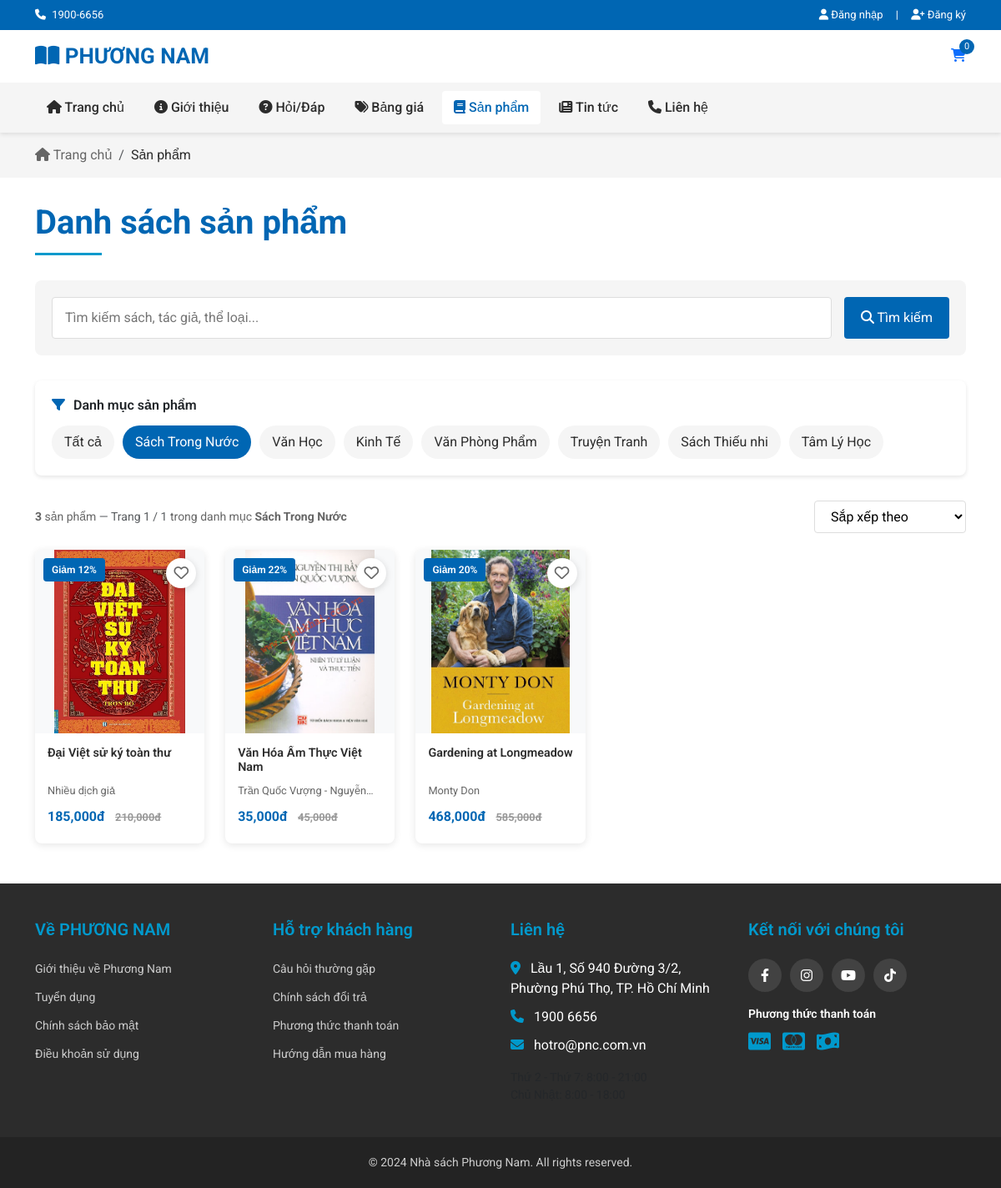
Screenshot of /product?category=1 with the database file from the repository.
### tables this page shows
CREATE TABLE `category` (
  `category_id` int(11) NOT NULL,
  `category_name` varchar(100) NOT NULL,
  `description` text DEFAULT NULL
);

CREATE TABLE `product` (
  `product_id` int(11) NOT NULL,
  `title` varchar(255) NOT NULL,
  `publisher` varchar(100) DEFAULT NULL,
  `published_date` date DEFAULT NULL,
  `supplier` varchar(100) DEFAULT NULL,
  `description` text DEFAULT NULL,
  `year` int(11) DEFAULT NULL,
  `language` varchar(50) DEFAULT NULL,
  `pages` int(11) DEFAULT NULL,
  `product_type` varchar(50) DEFAULT NULL,
  `stock_quantity` int(11) NOT NULL,
  `price` decimal(12,2) NOT NULL,
  `old_price` decimal(12,2) DEFAULT NULL,
  `weight` decimal(10,2) DEFAULT NULL,
  `dimensions` varchar(50) DEFAULT NULL,
  `size` varchar(255) DEFAULT NULL
);

CREATE TABLE `product_image` (
  `product_id` int(11) NOT NULL,
  `image_url` varchar(255) NOT NULL,
  `ordinal_number` int(11) DEFAULT NULL,
  `upload_date` datetime DEFAULT NULL
);

CREATE TABLE `author_of_product` (
  `product_id` int(11) NOT NULL,
  `author_name` varchar(50) NOT NULL
);

### app/controllers/ProductController.php (called while the page is built, shortened)
<?php
class ProductController extends Controller
{
    private $productModel;
    private $categoryModel;
    private function resolveCategoryFilter(string $raw): string
    {
        $raw = trim($raw);
        if (ctype_digit((string) $raw)) {
            return $raw;
        }
        $slugMap = [
            'tam-ly' => '7',
            'van-hoc' => '2',
            'kinh-te' => '3',
            'ky-nang' => '1',
            'thieu-nhi' => '6',
            'giao-duc' => '1',
        ];
        $key = strtolower($raw);
        return $slugMap[$key] ?? '';
    }
    public function __construct()
    {
        $this->productModel = $this->model('ProductModel');
        $this->categoryModel = $this->model('CategoryModel');
    }
    public function index()
    {
        $search = trim($_GET['search'] ?? '');
        $categoryRaw = (string) ($_GET['category'] ?? '');
        $category_id = $this->resolveCategoryFilter($categoryRaw);
        $sort = $_GET['sort'] ?? '';
        $page = isset($_GET['page']) ? (int) $_GET['page'] : 1;
        $page = max(1, $page);
        $limit = 10;
        $countOptions = [
            'search' => $search,
            'category_id' => $category_id,
            'sort' => $sort,
        ];
        $totalProducts = $this->productModel->countFilteredProducts($countOptions);
        $totalPages = $totalProducts > 0 ? (int) ceil($totalProducts / $limit) : 0;
        if ($totalPages > 0) {
            $page = min($page, $totalPages);
        } else {
            $page = 1;
        }
        $offset = ($page - 1) * $limit;
        $options = [
            'search' => $search,
            'category_id' => $category_id,
            'sort' => $sort,
            'limit' => $limit,
            'offset' => $offset
        ];
        $products = $this->productModel->getFilteredProducts($options);
        $categories = $this->categoryModel->getAllCategories();
        $wishlistIds = [];
        $data = [
            'title' => 'Danh sách sản phẩm - ' . APP_NAME,
            'description' => 'Khám phá danh mục sách đa dạng tại Nhà sách Phương Nam với giá tốt và nhiều ưu đãi.',
            'keywords' => 'sach, nha sach, mua sach online, sach hay, phuong nam',
            'ogTitle' => 'Danh sách sản phẩm sách - Nhà sách Phương Nam',
            'ogDescription' => 'Danh sách sách mới và bán chạy tại Nhà sách Phương Nam.',
            'page' => 'product',
            'product_list_page' => true,
            'products' => $products,
            'categories' => $categories,
            'search' => $search,
            'selectedCategory' => $category_id,
            'selectedSort' => $sort,
            'currentPage' => $page,
            'totalPages' => $totalPages,
            'totalProducts' => $totalProducts,
            'wishlistIds' => $wishlistIds
        ];
        $this->view('product/index', $data);
    }
}

### app/core/App.php (called while the page is built, shortened)
<?php
class App {
    protected $method = "index";
    public function __construct() {
        $url = $this->parseURL();
        if(isset($url[0]) && !empty($url[0])) {
            $controllerFile = APP_ROOT . '/controllers/' . ucfirst($url[0]) . 'Controller.php';
            if(file_exists($controllerFile)) {
                unset($url[0]);
            } else {
                $this->redirectToLanding();
                return;
            }
        }
        $this->controller = new $this->controller;
        $this->params = $url ? array_values($url) : [];
        call_user_func_array([$this->controller, $this->method], $this->params);
    }
    private function parseURL() {
        if(isset($_GET["url"])) {
            return explode('/', filter_var(rtrim($_GET['url'], '/'), FILTER_SANITIZE_URL));
        }
        return [];
    }
}

### public/index.php (called while the page is built, shortened)
<?php
$app = new App();

### app/models/ProductModel.php (called while the page is built, shortened)
<?php
class ProductModel extends DB
{
  public function getFilteredProducts($options = [])
  {
    $search = $options['search'] ?? '';
    $category_id = $options['category_id'] ?? null;
    $sort = $options['sort'] ?? '';
    $limit = $options['limit'] ?? 10;
    $offset = $options['offset'] ?? 0;
    $sql = "SELECT
                p.*,
                pi.image_url,
                aop.author_name as author
            FROM product p
            LEFT JOIN (
                SELECT product_id, image_url
                FROM product_image
                GROUP BY product_id
            ) AS pi ON p.product_id = pi.product_id
            LEFT JOIN author_of_product aop ON p.product_id = aop.product_id
            LEFT JOIN category_product cp ON p.product_id = cp.product_id";
    $params = [];
    $whereClauses = [];
    if (!empty($category_id) && is_numeric($category_id)) {
      $whereClauses[] = "cp.category_id = :category_id";
      $params[':category_id'] = $category_id;
    }
    if (count($whereClauses) > 0) {
      $sql .= " WHERE " . implode(' AND ', $whereClauses);
    }
    $sql .= " GROUP BY p.product_id";
    $orderClause = " ORDER BY p.product_id DESC";
    $sql .= $orderClause;
    $sql .= " LIMIT " . (int)$limit . " OFFSET " . (int)$offset;
    $result = $this->query($sql, $params);
    return $result->fetchAll(PDO::FETCH_ASSOC);
  }
  public function countFilteredProducts($options = [])
  {
    $search = $options['search'] ?? '';
    $category_id = $options['category_id'] ?? null;
    $sql = "SELECT COUNT(DISTINCT p.product_id) as total
            FROM product p
            LEFT JOIN author_of_product aop ON p.product_id = aop.product_id
            LEFT JOIN category_product cp ON p.product_id = cp.product_id";
    $params = [];
    $whereClauses = [];
    if (!empty($category_id) && is_numeric($category_id)) {
      $whereClauses[] = "cp.category_id = :category_id";
      $params[':category_id'] = $category_id;
    }
    if (count($whereClauses) > 0) {
      $sql .= " WHERE " . implode(' AND ', $whereClauses);
    }
    $result = $this->query($sql, $params);
    return $result->fetch(PDO::FETCH_ASSOC)['total'] ?? 0;
  }
}

### app/config/config.php (called while the page is built, shortened)
<?php
if (!function_exists('asset_url')) {
    function asset_url(string $path = ''): string {
        $base = rtrim(BASE_URL, '/') . '/';
        return $base . ltrim(str_replace('\\', '/', $path), '/');
    }
}
if (!function_exists('normalize_media_relative_path')) {
    function normalize_media_relative_path(string $path): string {
        $path = ltrim(str_replace('\\', '/', trim($path)), '/');
        $map = [
            'images/news-page/' => 'media/news/',
            'images/product-page/' => 'media/products/',
            'images/home-page/' => 'media/home/',
            'images/uploads/' => 'media/uploads/',
            'images/reviews/' => 'media/reviews/',
        ];
        if (strpos($path, 'media/') === 0) {
            return $path;
        }
        return 'media/uploads/' . $path;
    }
}
if (!function_exists('media_url')) {
    function media_url(string $path): string {
        $path = trim($path);
        return asset_url(normalize_media_relative_path($path));
    }
}
if (!function_exists('e')) {
    function e($v): string {
        return htmlspecialchars((string) $v, ENT_QUOTES, 'UTF-8');
    }
}
if (!function_exists('listing_http_build_query')) {
    function listing_http_build_query(array $params): string {
        $filtered = [];
        foreach ($params as $key => $value) {
            $filtered[$key] = $value;
        }
        return http_build_query($filtered, '', '&', PHP_QUERY_RFC3986);
    }
}

### app/models/CategoryModel.php (called while the page is built, shortened)
<?php
class CategoryModel extends DB
{
  public function getAllCategories()
  {
    $sql = "SELECT * FROM category";
    $result = $this->query($sql);
    return $result->fetchAll(PDO::FETCH_ASSOC);
  }
}

### app/core/DB.php (called while the page is built, shortened)
<?php
class DB {
    private $host = "localhost";
    private $username = "root";
    private $password = "";
    private $dbname = "phuongnam_db";
    private $port = 3306;
    public $con;
    public function __construct() {
        try {
            $this->con = new PDO(
                "mysql:host={$this->host};port={$this->port};dbname={$this->dbname};charset=utf8mb4",
                $this->username,
                $this->password,
                [
                    PDO::ATTR_ERRMODE => PDO::ERRMODE_EXCEPTION,
                    PDO::ATTR_DEFAULT_FETCH_MODE => PDO::FETCH_ASSOC,
                    PDO::ATTR_EMULATE_PREPARES => false,
                ]
            );
        } catch (PDOException $e) {
            die("Connection failed: " . $e->getMessage());
        }
    }
    public function query($sql, $params = []) {
        $stmt = $this->con->prepare($sql);
        $stmt->execute($params);
        return $stmt;
    }
}

### app/views/product/index.php (the view, shortened to what this page needs)
<?php require_once APP_ROOT . '/views/components/header.php'; ?>
<div class="breadcrumb-section">
    <div class="container">
        <nav aria-label="breadcrumb">
            <ol class="breadcrumb">
                <li class="breadcrumb-item"><a href="<?= BASE_URL ?>"><i class="fas fa-home"></i> Trang chủ</a></li>
                <li class="breadcrumb-item active" aria-current="page">Sản phẩm</li>
            </ol>
        </nav>
    </div>
</div>
<div class="container">
    <h1 class="page-title">Danh sách sản phẩm</h1>
    <div class="search-section">
        <form method="GET" action="<?= BASE_URL ?>product" class="search-form">
            <div class="search-input">
                <input type="text"
                       name="search"
                       placeholder="Tìm kiếm sách, tác giả, thể loại..."
                       value="<?= htmlspecialchars($search ?? '') ?>">
            </div>
            <button type="submit" class="btn" style="background-color: var(--phuongnam-red); color: white; border: none; padding: 8px 20px; border-radius: 4px;">
                <i class="fas fa-search"></i> Tìm kiếm
            </button>
        </form>
    </div>
    <div class="filter-section">
        <div class="filter-title">
            <i class="fas fa-filter"></i>
            <h2 class="h6 mb-0 fw-semibold text-body">Danh mục sản phẩm</h2>
        </div>
        <div class="category-filter">
            <?php
            $prodFilterBase = [
                'search' => $search ?? '',
                'sort' => $selectedSort ?? '',
            ];
            $prodFilterBase = array_filter($prodFilterBase, static fn($v) => $v !== '' && $v !== null);
            $allProdQs = listing_http_build_query($prodFilterBase);
            ?>
            <a href="<?= $allProdQs !== '' ? '?' . e($allProdQs) : '?' ?>" class="category-btn <?= ($selectedCategory == 'all' || $selectedCategory == '') ? 'active' : '' ?>">Tất cả</a>
            <?php foreach ($categories as $cat): ?>
                <?php
                $qs = listing_http_build_query(array_merge($prodFilterBase, ['category' => $cat['category_id']]));
                ?>
                <a href="?<?= e($qs) ?>" class="category-btn <?= (string) $selectedCategory === (string) $cat['category_id'] ? 'active' : '' ?>">
                    <?= htmlspecialchars($cat['category_name']) ?>
                </a>
            <?php endforeach; ?>
        </div>
    </div>
    <div class="sort-section">
        <div class="results-info">
            <strong><?= (int) $totalProducts ?></strong> sản phẩm
            <?php if (!empty($products) && ($totalPages ?? 0) > 0): ?>
                <span class="text-muted"> — Trang <?= (int) ($currentPage ?? 1) ?> / <?= (int) ($totalPages ?? 1) ?></span>
            <?php endif; ?>
            <?php if (!empty($selectedCategory) && $selectedCategory != 'all'):
            ?>
                <?php
                    $categoryName = '';
                    foreach ($categories as $cat) {
                        if ($cat['category_id'] == $selectedCategory) {
                            $categoryName = $cat['category_name'];
                            break;
                        }
                    }
                ?>
                trong danh mục <strong><?= htmlspecialchars($categoryName) ?></strong>
            <?php endif;
            ?>
        </div>
        <div class="sort-options">
            <select name="sort" id="sortSelect" onchange="handleSortChange(this.value)">
                <option value="">Sắp xếp theo</option>
            </select>
        </div>
    </div>
    <?php if (!empty($products)):
    ?>
        <div class="product-grid">
            <?php foreach ($products as $product):
                $isDiscounted = isset($product['old_price']) && $product['old_price'] > $product['price'];
                $discountPercentage = $isDiscounted ? round(100 - ($product['price'] / $product['old_price']) * 100) : 0;
                $isInWishlist = in_array($product['product_id'], $wishlistIds);
            ?>
                <div class="product-card">
                    <?php if ($isDiscounted):
                    ?>
                        <div class="product-badge">Giảm <?= $discountPercentage ?>%</div>
                    <?php endif;
                    ?>
                    <button type="button" class="btn-wishlist <?= $isInWishlist ? 'active' : '' ?>"
                            data-product-id="<?= $product['product_id'] ?>"
                            onclick="event.stopPropagation(); toggleWishlist(this);"
                            title="<?= $isInWishlist ? 'Xóa khỏi yêu thích' : 'Thêm vào yêu thích' ?>">
                        <i class="<?= $isInWishlist ? 'fas' : 'far' ?> fa-heart"></i>
                    </button>
                    <a href="<?= BASE_URL ?>product/detail/<?= $product['product_id'] ?>" class="product-card-link">
                        <div class="product-image">
                            <img src="<?= e(media_url($product['image_url'] ?? '')) ?>" alt="<?= htmlspecialchars($product['title']) ?>">
                        </div>
                        <div class="product-info">
                            <p class="product-title"><?= htmlspecialchars($product['title']) ?></p>
                            <div class="product-author"><?= e($product['author'] ?? '') ?></div>
                            <div class="product-price">
                                <?= number_format($product['price']) ?>đ
                                <?php if ($isDiscounted):
                                ?>
                                    <span class="product-old-price"><?= number_format($product['old_price']) ?>đ</span>
                                <?php endif;
                                ?>
                            </div>
                        </div>
                    </a>
                </div>
            <?php endforeach;
            ?>
        </div>
    <?php endif;
    ?>
</div>
<?php require_once APP_ROOT . '/views/components/footer.php'; ?>

### rows the page displays
category: category_name "Sách Trong Nước"
category: category_name "Văn Học"
category: category_name "Kinh Tế"
category: category_name "Văn Phòng Phẩm"
category: category_name "Truyện Tranh"
category: category_name "Sách Thiếu nhi"
category: category_name "Tâm Lý Học"
product: discountPercentage "12", product_image.image_url (picture), title "Đại Việt sử ký toàn thư", author_of_product.author_name "Nhiều dịch giả", price "185,000", old_price "210,000"
product: discountPercentage "22", product_image.image_url (picture), title "Văn Hóa Ẩm Thực Việt Nam", author_of_product.author_name "Trần Quốc Vượng -…", price "35,000", old_price "45,000"
product: discountPercentage "20", product_image.image_url (picture), title "Gardening at Longmeadow", author_of_product.author_name "Monty Don", price "468,000", old_price "585,000"

### other values shown
$headerCartBadge "0"
$totalProducts "3"
$currentPage "1"
$totalPages "1"
$footerAddr "Lầu 1, Số 940 Đường 3/2, Phường Phú Thọ, TP. Hồ Chí Minh"
$footerPhoneShow "1900 6656"
$footerEmail "hotro@pnc.com.vn"
APP_NAME "Nhà sách Phương Nam"
